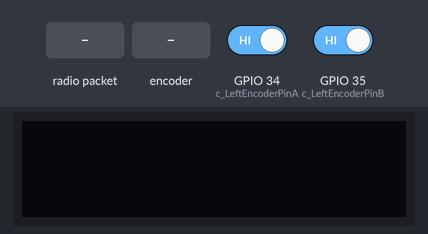
The sketch below on a simulated ESP32. Parts: 128×32 one-colour display. The test bench sets the inputs (shaded band); at power-on: GPIO 34 (c_LeftEncoderPinA) HIGH, GPIO 35 (c_LeftEncoderPinB) HIGH. No radio packets arrive unless stated; what the sketch prints to the serial monitor is not drawn.

Above: at 4.9 s.
5.0 s: radio packet "1" arrives
At 6.4 s:
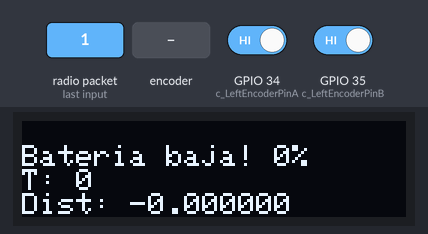
6.8 s: rotary encoder on GPIO 34 (c_LeftEncoderPinA) / GPIO 35 (c_LeftEncoderPinB) turned 1 step (first pin leading)
At 9.5 s:
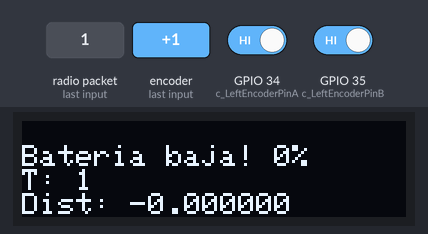
9.8 s: rotary encoder on GPIO 34 (c_LeftEncoderPinA) / GPIO 35 (c_LeftEncoderPinB) turned 1 step (first pin leading)
At 11.9 s:
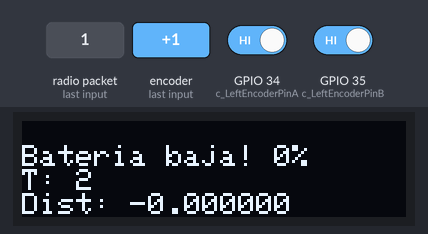
Timing chart, 0 to 13.4 s (numbered marks = the images above; inputs shaded):
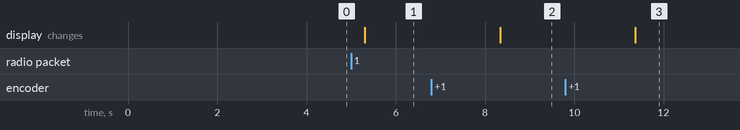

The sketch:

Sender_encoder.ino
```cpp
#include <SPI.h>
#include <Wire.h>
#include <Adafruit_GFX.h>
#include <Adafruit_SSD1306.h>
#include <Arduino.h>
#include <LoRa.h>
//#include <mySD.h>

//ext::File myFile;
//########################### LORA ##############################
#define SCK     5    // GPIO5  -- SCK
#define MISO    19   // GPIO19 -- MISO
#define MOSI    27   // GPIO27 -- MOSI
#define SS      18   // GPIO18 -- CS
#define RST     23  // GPIO14 -- RESET (If Lora does not work, replace it with GPIO14)
#define DI0     26   // GPIO26 -- IRQ(Interrupt Request)
#define BAND    868E6
String rssi = "RSSI --";
String packSize = "--";
String packet ;
//volatile bool transmissionFinished = true; // Variable volátil para la interrupción
//#########################################################
//########################### OLED ##############################
#define SCREEN_WIDTH 128 // OLED display width, in pixels
#define SCREEN_HEIGHT 32 // OLED display height, in pixels
#define OLED_RESET     -1 // Reset pin # (or -1 if sharing Arduino reset pin)
#define SCREEN_ADDRESS 0x3C ///< See datasheet for Address; 0x3C for 128x32
Adafruit_SSD1306 display(SCREEN_WIDTH, SCREEN_HEIGHT, &Wire, OLED_RESET);
//#########################################################
//########################## Encoder ###############################
#define c_LeftEncoderPinA 34
#define c_LeftEncoderPinB 35
#define LeftEncoderIsReversed
volatile bool _LeftEncoderBSet;
long _LeftEncoderTicks = 0;
//#########################################################
//########################## Voltaje ###############################
// Definir el pin ADC que se utilizará
const int batteryPin = 39; // Utiliza un pin ADC como GPIO
// Constantes para el cálculo del voltaje
const float adcResolution = 4095.0;
const float referenceVoltage = 3.3;
const float voltageDividerRatio = 0.41; // Ajustar según tu divisor de voltaje
// Constantes para el mapeo del porcentaje de la batería
const float minBatteryVoltage = 5.0; // Voltaje mínimo de la batería considerada vacía
const float maxBatteryVoltage = 8.0; // Voltaje máximo de la batería considerada llena
const int numReadings = 10;
//#########################################################
/*
//################ SD #####################################
#define  SD_CLK     14
#define  SD_MISO    2
#define  SD_MOSI    15
#define  SD_CS      13

#define  Select    LOW   //  Low CS means that SPI device Selected
#define  DeSelect  HIGH  //  High CS means that SPI device Deselected

//#########################################################
*/
//########################## Variables #############################
unsigned long lastDisplayUpdate = 0;  // Tiempo del último update de pantalla
unsigned long lastBatteryUpdate = 0;  // Tiempo del último cálculo de batería
unsigned long lastCommandUpdate = 0;
unsigned long lastCommandAsk = 0;
unsigned long lastLoRaPacketSent = 0;
int batteryLevel = 0;  // Almacenará el nivel de batería
unsigned long lastLoRaSend = 0;  // Tiempo del último paquete LoRa enviado
unsigned long timeBetweenPackets = 0;  // Tiempo entre el último y el actual envío de paquete
char receivedData[256] = {0};
int encoderType = 0; // 2 bytes
bool stopSending = false;
float encoderRatio = 0.0; // medido en metros 4 bytes
String runCommandInit = "";
//#########################################################
void setup() {
  Serial.begin(115200);
  //########################## OLED ###############################
  if(!display.begin(SSD1306_SWITCHCAPVCC, SCREEN_ADDRESS)) {
    Serial.println(F("SSD1306 allocation failed"));
    for(;;);
  }
  display.clearDisplay();
  //########################### LORA ##############################
  while (!Serial);
  Serial.println();
  Serial.println("LoRa Sender Test");
  SPI.begin(SCK,MISO,MOSI,SS);
  LoRa.setPins(SS,RST,DI0);
  if (!LoRa.begin(BAND)) {
    Serial.println("Starting LoRa failed!");
    while (1);
  }
  LoRa.setFrequency(902000000); // Configura a 902 MHz
  //LoRa.onTxDone(onTxDone);
  //#########################################################
  //############# Petición y espera de datos de encoder ######
  // Esperar hasta que LoRa esté listo para transmitir
  while (!LoRa.beginPacket()) {  // Bucle hasta que LoRa esté listo
    Serial.println("Esperando a que LoRa esté listo para enviar...");
    delay(100);  // Esperar 100ms antes de intentar nuevamente
  }
  delay(3000);
  // Una vez LoRa esté listo, enviar el paquete
  int packetSize = 0;
  // Enviar el paquete indefinidamente hasta recibir una respuesta
  while (packetSize == 0) {
    LoRa.beginPacket();
    uint8_t request = 1; // Solicitud de configuración del encoder
    LoRa.write(request);
    LoRa.endPacket();
    Serial.println("Encoder pedido");
    LoRa.receive();
    // Esperar a que se reciba un paquete
    delay(500); // Retraso para evitar enviar paquetes demasiado rápido
    packetSize = LoRa.parsePacket(); // Verificar si se ha recibido un paquete
    if (packetSize == 0) {
      Serial.println("Esperando paquete...");
    }
  }
  Serial.println("Paquete recibido.");
  // Leer el paquete recibido en un buffer binario
  // 1 byte confirmación + 4 bytes command + 4 bytes int + 4 bytes float
  uint8_t bufferInit[13]; // Buffer para almacenar los datos recibidos
  int i = 0;
  while (LoRa.available() && i < sizeof(bufferInit)) {
    bufferInit[i++] = LoRa.read();
  }
  // Procesar los datos recibidos
  int offsetInit = 1;
  char runCommandInit[4] = {0};      // Cadena para el comando recibido
  // Leer y procesar el comando
  memcpy(runCommandInit, &bufferInit[offsetInit], sizeof(runCommandInit));
  offsetInit += sizeof(runCommandInit);          // Avanzar el puntero
  // Leer y procesar el tipo de encoder
  if (offsetInit + sizeof(encoderType) <= i) {
    memcpy(&encoderType, &bufferInit[offsetInit], sizeof(encoderType));
    offsetInit += sizeof(encoderType);
  }
  // Leer y procesar el ratio del encoder
  if (offsetInit + sizeof(encoderRatio) <= i) {
    memcpy(&encoderRatio, &bufferInit[offsetInit], sizeof(encoderRatio));
    offsetInit += sizeof(encoderRatio);
  }
  // Mostrar los valores procesados
  Serial.println("Comando recibido: " + String(runCommandInit));
  Serial.println("Tipo de encoder recibido: " + String(encoderType));
  Serial.println("Ratio del encoder recibido: " + String(encoderRatio));

  //##########################################################
  //#########################################################
  //########################## ENCODER ###############################
  pinMode(c_LeftEncoderPinA, INPUT_PULLUP); // sets pin A as input with pull-up
  pinMode(c_LeftEncoderPinB, INPUT_PULLUP); // sets pin B as input with pull-up
  attachInterrupt(digitalPinToInterrupt(c_LeftEncoderPinA), HandleLeftMotorInterruptA, RISING);
  //#########################################################
  LoRa.receive();
}
/*
//######################## SD ##############################
  Serial.print("Initializing SD card...");
    pinMode(SD_CS, OUTPUT);

    if (!SD.begin(SD_CS)) {
      Serial.println("initialization failed!");
      return;
    }
    Serial.println("initialization done.");
  }

//###########################################################
*/

void loop() {
  unsigned long currentMillis = millis();
  // Actualizar la pantalla OLED cada 1.5 segundos
  if (currentMillis - lastDisplayUpdate >= 1500) {
    updateOLED();
    lastDisplayUpdate = currentMillis;
  }
  // Actualizar el nivel de batería cada 30 segundos
  if (currentMillis - lastBatteryUpdate >= 30000) {
    batteryLevel = getBatteryLevel();
    lastBatteryUpdate = currentMillis;
  }
//  if (stopSending == false) {
  // Enviar datos por LoRa
  if (currentMillis - lastLoRaSend >= 33) {
    Serial.println(currentMillis - lastLoRaSend);
    sendLoRaPacket();
    lastLoRaSend = currentMillis;
   // writeAnything();
   // readAnything();
  //  }
  }
}
 /* if (shouldUpdateCommand) {
    askCommand();
  }
  if (shouldStopSending) { // falta opción de cuando no le llega nada
    if (LoRa.parsePacket()) {
      Serial.println("Paquete LoRa detectado.");
      readCommand();
    } else {
        Serial.println("No se recibió ningún paquete.");
    }
  }
}
*/
/*
// Verifica si es momento de actualizar la pantalla
bool shouldUpdateDisplay(unsigned long currentMillis) {
  return currentMillis - lastDisplayUpdate >= 2500;
}
bool shouldUpdateCommand(unsigned long currentMillis) {
  return currentMillis - lastCommandUpdate >= 1800000;
}
bool shouldStopSending(unsigned long currentMillis) {
  Serial.print("lastCommandAsk: ");
  Serial.println(lastCommandAsk);
  Serial.print("currentMillis: ");
  Serial.println(currentMillis);
  return currentMillis - lastCommandAsk >= 1000;
}
*/
// Actualiza la pantalla OLED
void updateOLED() {
    float distancia = Distance();
    if (batteryLevel > 10){
    char displayBuffer[70]; // Ajusta el tamaño si necesitas más espacio
    snprintf(displayBuffer, sizeof(displayBuffer), "Bat: %d%%\nT: %ld\nDist: %f", batteryLevel, _LeftEncoderTicks, distancia);
    display.clearDisplay();
    display.setTextSize(1);
    display.setTextColor(SSD1306_WHITE);
    display.setCursor(0, 8); // Ajusta la posición vertical si es necesario
    display.print(displayBuffer); // Imprime la cadena formateada
    display.display();
  } else {
    char displayBuffer[70]; // Ajusta el tamaño si necesitas más espacio
    snprintf(displayBuffer, sizeof(displayBuffer), "Bateria baja! %d%%\nT: %ld\nDist: %f", batteryLevel, _LeftEncoderTicks, distancia);
    display.clearDisplay();
    display.setTextSize(1);
    display.setTextColor(SSD1306_WHITE);
    display.setCursor(0, 8); // Ajusta la posición vertical si es necesario
    display.print(displayBuffer); // Imprime la cadena formateada
    display.display();
  }
}
// Verifica si es momento de actualizar el nivel de batería
//bool shouldUpdateBattery(unsigned long currentMillis) {
  //return currentMillis - lastBatteryUpdate >= 60000;
//}
/*
void askCommand() {
  if (canSendLoRaPacket()) {
    LoRa.beginPacket();
    LoRa.print(3);
    LoRa.endPacket();
    lastCommandAsk = millis();
    stopSending = true;
    Serial.print("Stop Sending: ");
    Serial.println(stopSending);
  }
}
*/

// Envía datos por LoRa
//Se decide hacer checksum del index y los ticks únicamente. Si el batteryLevel se envía mal no es problema
void sendLoRaPacket() {
  uint8_t buffer[7] = {0}; // Tamaño total: 1 byte para el ID, 4 bytes para _LeftEncoderTicks, 1 bytes para batteryLevel y 1 byte para checksum
  uint8_t bat8 = (uint8_t)batteryLevel;
  buffer[0] = 2;
  memcpy(buffer + 1, &_LeftEncoderTicks, sizeof(_LeftEncoderTicks));
  memcpy(buffer + 5, &bat8, sizeof(bat8));
  buffer[6] = xorChecksum(buffer, sizeof(buffer));
  LoRa.beginPacket();
  LoRa.write(buffer, sizeof(buffer));
  LoRa.endPacket();
}

//void onTxDone() {
  //transmissionFinished = true;
//}
/*
// Maneja la recepción de datos LoRa
void readCommand() {
  Serial.println("Comando de respaldo recibido!");
  int i = 0;
  while (LoRa.available() && i < sizeof(receivedData) - 1) {
    receivedData[i++] = LoRa.read();
  }
  receivedData[i] = '\0';  // Terminar la cadena
  // Convertir y procesar el valor recibido
  runCommand = String(receivedData);
  Serial.print("Run Command: ");
  Serial.println(runCommand);
  stopSending = false;
}
*/
int getBatteryLevel() {
  float voltage = (analogRead(batteryPin) / adcResolution) * referenceVoltage / voltageDividerRatio;
  int percentage = map(voltage * 100, 500, 800, 0, 100);
  return constrain(percentage, 0, 100);
}

void HandleLeftMotorInterruptA() {
  _LeftEncoderBSet = digitalRead(c_LeftEncoderPinB);   // leer el pin de entrada
  #ifdef LeftEncoderIsReversed
    _LeftEncoderTicks += _LeftEncoderBSet ? -1 : +1;
  #else
    _LeftEncoderTicks -= _LeftEncoderBSet ? -1 : +1;
  #endif
}

uint8_t xorChecksum(uint8_t* buffer, int len){
  uint8_t sum = 0;
  for (int i = 0; i < 5; i++) {
      sum ^= buffer[i];
  }
  return sum;
}

float Distance() {
  float distanciaRecorrida = 0.0;
  if (encoderType == 1) { // guía de cable
      distanciaRecorrida = round(((int(_LeftEncoderTicks) * 0.0372 * 3.1416) / 1024) * 1 * 100.0) / 100.0;
  }
  else if (encoderType == 2) { // carrete
      distanciaRecorrida = round(((int(_LeftEncoderTicks) * 0.0225 * 3.1416) / 1024) * 1.0216 * 100.0) / 100.0;
  }
  else if (encoderType == 3) { // personalizado
      distanciaRecorrida = round(((int(_LeftEncoderTicks) * encoderRatio * 3.1416) / 1024) * 1 * 100.0) / 100.0;
  }
  return -1 * distanciaRecorrida;
}

/*
void writeAnything() {
  // Open the file for writing (overwrite existing content)
  myFile = SD.open("test.csv", F_APPEND);
  //Si en lugar de sobrescribir el archivo quieres añadir datos al final
  //del mismo en cada iteración del bucle, debes usar el modo F_APPEND
  // en lugar de FILE_WRITE.

  if (myFile) {
    myFile.println("any," + String(_LeftEncoderTicks));
    myFile.close();
  } else {
    Serial.println("error opening test.txt");
  }
}

void readAnything(){
  myFile = SD.open("test.csv");
  if (myFile) {
    Serial.println("Contenido de test.csv:");
    while (myFile.available()) {
      String line = myFile.readStringUntil('\n');
      line.trim(); // Elimina espacios en blanco al inicio y final
      if (line.length() > 0) { // Evita imprimir líneas vacías
        Serial.println(line);
      }
    }
    myFile.close();
  } else {
    Serial.println("Error al abrir test.csv para lectura");
  }
}
*/
```

Measured:
- after the input at 5.0 s, the display: changes after 0.31 s (image 1)
- after the input at 6.8 s, the display: changes after 1.5 s (image 2)
- after the input at 9.8 s, the display: changes after 1.6 s (image 3)
